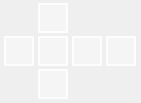
<?xml version="1.0" encoding="UTF-8"?>
<ui version="4.0">
 <class>ViewSelector</class>
 <widget class="QWidget" name="ViewSelector">
  <property name="geometry">
   <rect>
    <x>0</x>
    <y>0</y>
    <width>141</width>
    <height>103</height>
   </rect>
  </property>
  <property name="sizePolicy">
   <sizepolicy hsizetype="Fixed" vsizetype="Fixed">
    <horstretch>0</horstretch>
    <verstretch>0</verstretch>
   </sizepolicy>
  </property>
  <property name="windowTitle">
   <string>Form</string>
  </property>
  <property name="styleSheet">
   <string notr="true">QPushButton { 
    background-color: rgba(255, 255, 255, 40%);
	border-width: 2;
	border-style: solid;
	border-color: rgba(255, 255, 255, 80%);
	margin: 0px;
	padding: 0px;
 }

QPushButton:hover {
    background-color: rgba(255, 255, 255, 60%);
}

QPushButton:pressed {
    background-color: rgba(255, 255, 255, 80%);
}</string>
  </property>
  <layout class="QGridLayout" name="gridLayout">
   <property name="margin">
    <number>0</number>
   </property>
   <property name="spacing">
    <number>0</number>
   </property>
   <item row="0" column="1">
    <widget class="QPushButton" name="top">
     <property name="maximumSize">
      <size>
       <width>30</width>
       <height>30</height>
      </size>
     </property>
     <property name="text">
      <string/>
     </property>
    </widget>
   </item>
   <item row="1" column="0">
    <widget class="QPushButton" name="left">
     <property name="maximumSize">
      <size>
       <width>30</width>
       <height>30</height>
      </size>
     </property>
     <property name="text">
      <string/>
     </property>
    </widget>
   </item>
   <item row="1" column="1">
    <widget class="QPushButton" name="front">
     <property name="maximumSize">
      <size>
       <width>30</width>
       <height>30</height>
      </size>
     </property>
     <property name="text">
      <string/>
     </property>
    </widget>
   </item>
   <item row="1" column="2">
    <widget class="QPushButton" name="right">
     <property name="maximumSize">
      <size>
       <width>30</width>
       <height>30</height>
      </size>
     </property>
     <property name="text">
      <string/>
     </property>
    </widget>
   </item>
   <item row="1" column="3">
    <widget class="QPushButton" name="back">
     <property name="maximumSize">
      <size>
       <width>30</width>
       <height>30</height>
      </size>
     </property>
     <property name="text">
      <string/>
     </property>
    </widget>
   </item>
   <item row="2" column="1">
    <widget class="QPushButton" name="bottom">
     <property name="maximumSize">
      <size>
       <width>30</width>
       <height>30</height>
      </size>
     </property>
     <property name="text">
      <string/>
     </property>
    </widget>
   </item>
  </layout>
 </widget>
 <resources/>
 <connections/>
</ui>
